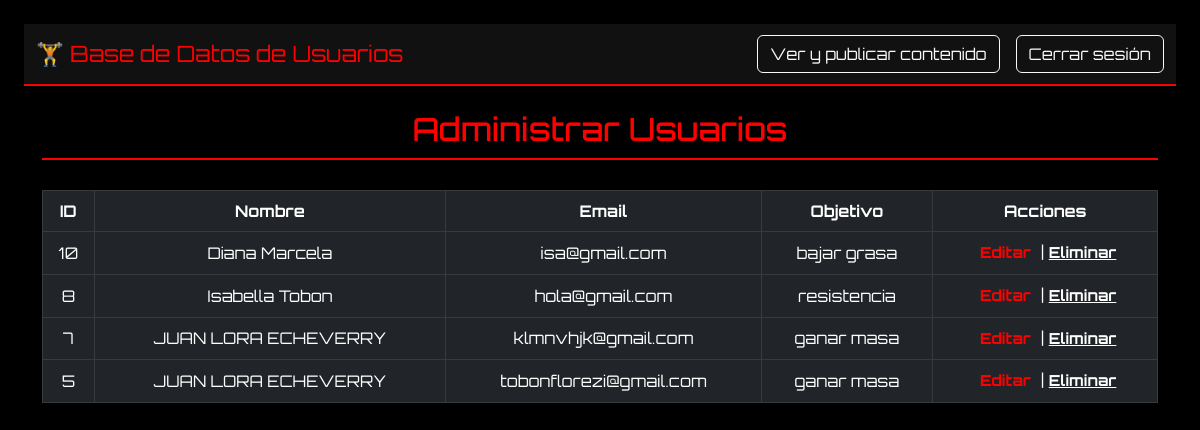
Screenshot of /admin/basedatos.php with the database file from the repository.
### tables this page shows
CREATE TABLE IF NOT EXISTS `users` (
                                       `id` int(11) NOT NULL,
    `name` varchar(100) DEFAULT NULL,
    `email` varchar(100) DEFAULT NULL,
    `password` varchar(255) DEFAULT NULL,
    `role` enum('admin','user') DEFAULT 'user',
    `objetivo` varchar(100) DEFAULT NULL
    );

### admin/basedatos.php (the view, shortened to what this page needs)
<?php
include '../includes/db.php';
$stmt = $conn->prepare("SELECT id, name, email, objetivo FROM users WHERE role != 'admin' ORDER BY id DESC");
$stmt->execute();
$result = $stmt->get_result();
?>
<!DOCTYPE html>
<html lang="es">
<head>
    <link href="https://cdn.jsdelivr.net/npm/bootstrap@5.3.0/dist/css/bootstrap.min.css" rel="stylesheet">
</head>
<body class="p-4">
<nav class="navbar navbar-expand-lg navbar-dark mb-4">
    <div class="container-fluid justify-content-between">
        <span class="navbar-brand">🏋️ Base de Datos de Usuarios</span>
        <div class="d-flex align-items-center gap-3">
            <a href="dashboard.php" class="btn btn-outline-light">Ver y publicar contenido</a>
            <a href="../logout.php" class="btn btn-outline-light">Cerrar sesión</a>
        </div>
    </div>
</nav>
<div class="container">
    <h2>Administrar Usuarios</h2>
    <table class="table table-dark table-hover table-bordered text-center align-middle">
        <thead>
        <tr>
            <th>ID</th>
            <th>Nombre</th>
            <th>Email</th>
            <th>Objetivo</th>
            <th>Acciones</th>
        </tr>
        </thead>
        <tbody>
        <?php while ($row = $result->fetch_assoc()): ?>
            <tr>
                <td><?= $row['id'] ?></td>
                <td><?= htmlspecialchars($row['name']) ?></td>
                <td><?= htmlspecialchars($row['email']) ?></td>
                <td><?= htmlspecialchars($row['objetivo']) ?></td>
                <td>
                    <button class="btn-edit" data-bs-toggle="modal" data-bs-target="#editModal<?= $row['id'] ?>">Editar</button> |
                    <a href="?delete_id=<?= $row['id'] ?>" class="btn-delete" onclick="return confirm('¿Seguro que deseas eliminar este usuario?');">Eliminar</a>
                </td>
            </tr>
        <?php endwhile; ?>
        </tbody>
    </table>
</div>
</body>
</html>

### admin/basedatos.php (style rules this page uses)
body { background-color: #000; color: #fff; font-family: 'Orbitron', sans-serif; }
.navbar { background-color: #111; border-bottom: 2px solid #ff0000; }
.navbar-brand { font-size: 1.4rem; color: #ff0000 !important; }
h2 { color: #ff0000; text-align: center; margin-bottom: 30px; font-size: 2rem; border-bottom: 2px solid #ff0000; padding-bottom: 10px; }
.table thead { background-color: #ff0000; color: #fff; }
.btn-edit, .btn-delete { font-weight: bold; border: none; background: none; cursor: pointer; transition: all 0.3s ease; font-size: 0.95rem; }
.btn-edit { color: #ff0000; }
.btn-delete { color: #ffffff; }

### rows the page displays
users: id "10", name "Diana Marcela", email "isa@gmail.com", objetivo "bajar grasa"
users: id "8", name "Isabella Tobon", email "hola@gmail.com", objetivo "resistencia"
users: id "7", name "JUAN LORA ECHEVERRY", email "klmnvhjk@gmail.com", objetivo "ganar masa"
users: id "5", name "JUAN LORA ECHEVERRY", email "tobonflorezi@gmail.com", objetivo "ganar masa"
